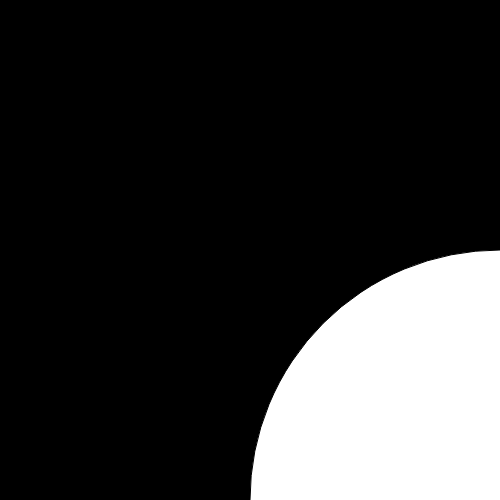
Frame 1 (no input)
Frame 60 (no input): identical to frame 1, image omitted
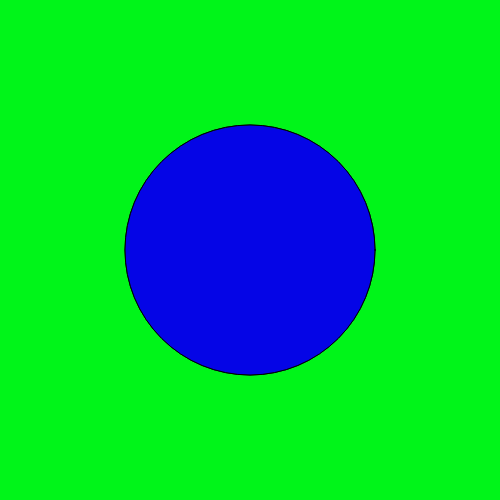
Frame 120 (the mouse pressed at the canvas centre since frame 60)

The p5.js sketch that drew these frames (run headless with seeded random() and noise() and a simulated clock; from frame 60 on, the mouse is pressed at the canvas centre):

// p5.js sketch
// ── sketch.js

function setup() {
  createCanvas(500, 500);

  frameRate(60)
}
function draw() {
  let x = mouseX;
  let y = mouseY;
  let ix = width - x;
  let iy = height - y;
  if (keyIsPressed) background(126)
  else background(x - y, (x + y) % 255, (x * y) % 255);
  let colorR = x % 255;
  let colorG = y % 255;
  let colorB = (x * y) % 255;
  if (keyIsPressed) fill(255);
  else fill(colorR, colorG, colorB);
  ellipse(x, y, y, y);
  if (keyIsPressed) fill(0)
  else fill(255 - colorR, 255 - colorG, 255 - colorB);
  ellipse(ix, iy, iy, iy);
}
